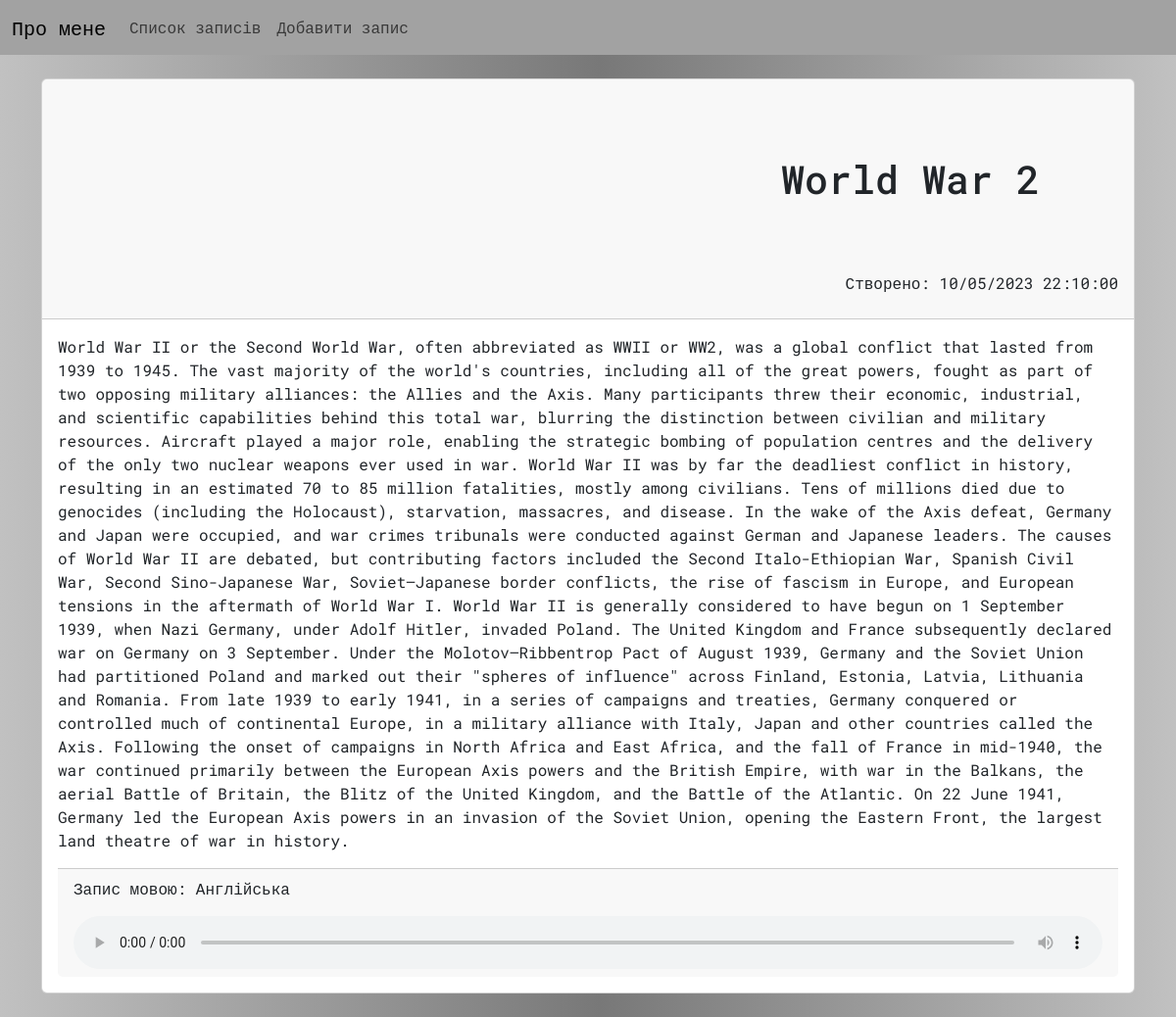
/list/world-war-2/, run on the app's committed database.
### my_app/models.py (models this page shows, shortened)
class Storage(models.Model):
    title = models.CharField(max_length=100, unique=True)
    title_small = models.CharField(max_length=100, unique=True)
    text = models.TextField()
    lang = models.ForeignKey(Language, on_delete=models.CASCADE)
    audio = models.FilePathField(path=settings.MEDIA_ROOT / 'audio')
    created_at = models.DateTimeField(auto_now_add=True)
    slug = models.SlugField(max_length=100, unique=True, db_index=True)

class Language(models.Model):
    name = models.CharField(max_length=100, unique=True)
    code = models.CharField(max_length=2, unique=True)

### my_app/views.py (the view)
# urls.py: path('list/<slug:slug>/', views.SoundDetail.as_view(), name='detail'),
class SoundDetail(DetailView):
    model = Storage
    template_name = 'my_app/sound_detail.html'

### my_app/templates/my_app/sound_detail.html (shortened to what this page needs)
{% extends 'base.html' %}
{% load tz %}
{% load static %}
{% block css_styles %}
    <link rel="stylesheet" href="{% static 'my_app/sound_detail.css' %}">
{% endblock css_styles %}
{% block content %}
    <div class="container mt-4">
        <div class="grid-item">
            <div class="card">
            <div class="card-header">
                <h1 class='text-end title'>{{object.title}}</h1>
                {% timezone "Europe/Kyiv" %}
                <p class='text-end'>Створено: {{object.created_at|date:"d/m/Y H:i:s"}}</p>
                {% endtimezone %}
            </div>
            <div class="card-body">
                <p>{{object.text}}</p>
                <div class="card-footer">
                    <p>Запис мовою: {{object.lang.name}}</p>
                    <audio src="{{object.audio}}" controls></audio>
                </div>
            </div>
            </div>
        </div>
    </div>
{% endblock content %}

### static/styles.css (style rules this page uses)
* { font-family: "Roboto Mono", monospace; }
body { background: #c1c1c1; background: linear-gradient(90deg, #c1c1c1 0%, #787878 51%, #c1c1c1 100%); }

### my_app/static/my_app/sound_detail.css (style rules this page uses)
.title { margin: 20px 30px; padding: 50px; }
audio { width: 100%; }
.grid-item { margin-bottom: 1.5rem; }

### data on the page
Storage: title "World War 2", created_at "10/05/2023 22:10:00", text "World War II or the Second World War, often abbreviated as WWII or WW2, was a global conflict that lasted from 1939 to 1945. The vast majority of the world's countries, including all of the great powers, fought as part of two opposing military alliances: the Allies and the Axis. Many participants threw their economic, industrial, and scientific capabilities behind this total war, blurring the distinction between civilian and military resources. Aircraft played a major role, enabling the strategic bombing of population centres and the delivery of the only two nuclear weapons ever used in war. World War II was by far the deadliest conflict in history, resulting in an estimated 70 to 85…", lang.name "Англійська"
